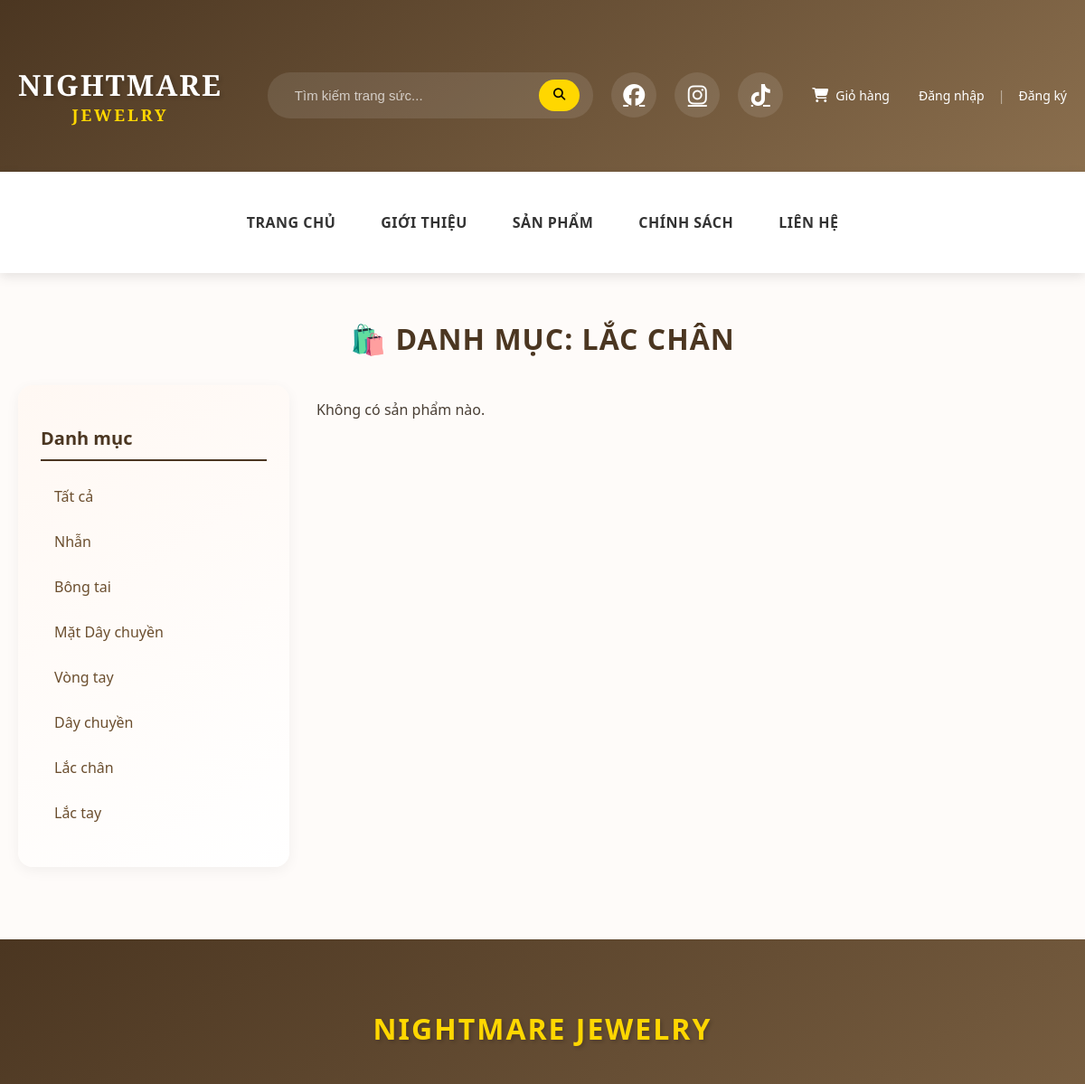
/product.php?category=7 (upper part), run on an earlier commit of the app's database.
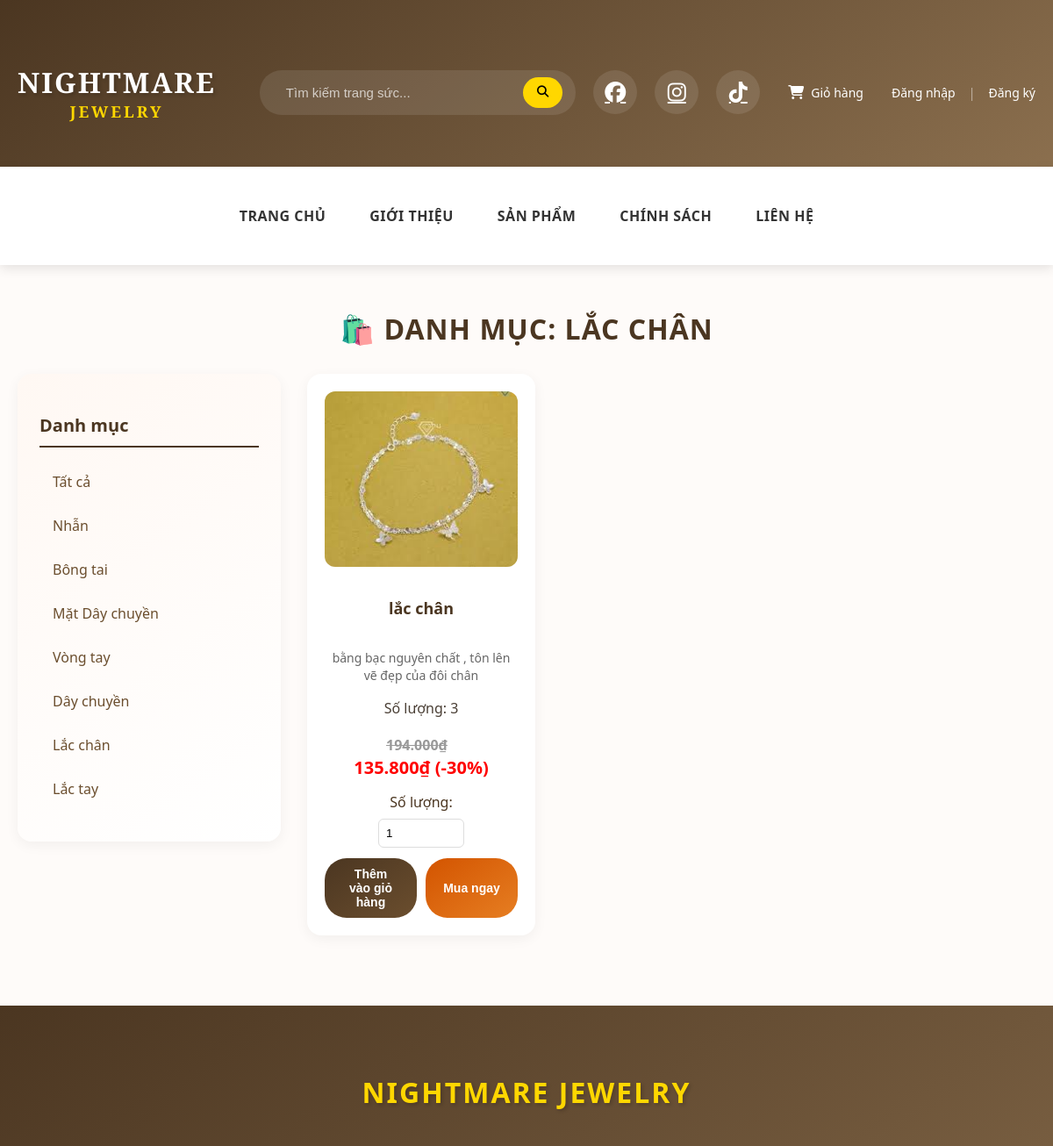
And on a later commit of the database.
### tables this page shows
CREATE TABLE `categories` (
  `id` int(11) NOT NULL,
  `name` varchar(100) NOT NULL
);

CREATE TABLE `products` (
  `id` int(11) NOT NULL,
  `name` varchar(255) NOT NULL,
  `price` decimal(10,2) NOT NULL,
  `description` text DEFAULT NULL,
  `image` varchar(255) DEFAULT NULL,
  `discount` int(11) DEFAULT 0,
  `quantity` int(11) DEFAULT 0,
  `category_id` int(11) DEFAULT NULL,
  `created_at` timestamp NOT NULL DEFAULT current_timestamp()
);

### product.php (the view, shortened to what this page needs)
<?php
include 'header.php';
$category_result = $con->query("SELECT * FROM categories");
$category_id = isset($_GET['category']) ? (int)$_GET['category'] : 0;
$category_name = "Tất cả Sản phẩm";
if ($category_id > 0) {
    $stmt_name = $con->prepare("SELECT name FROM categories WHERE id = ?");
    $stmt_name->bind_param("i", $category_id);
    $stmt_name->execute();
    $stmt_name->bind_result($category_name_db);
    if ($stmt_name->fetch()) {
        $category_name = "Danh mục: " . htmlspecialchars($category_name_db);
    }
    $stmt = $con->prepare("SELECT * FROM products WHERE category_id = ?");
    $stmt->bind_param("i", $category_id);
    $stmt->execute();
    $products = $stmt->get_result();
} else {
    $products = $con->query("SELECT * FROM products");
}
?>
<link rel="stylesheet" href="css/style.css">
<link rel="stylesheet" href="css/product.css">
<link rel="stylesheet" href="https://cdnjs.cloudflare.com/ajax/libs/animate.css/4.1.1/animate.min.css">
<div class="container">
    <h1>🛍️ <?= $category_name ?></h1>
    <div class="main-content">
        <aside class="sidebar">
            <h3>Danh mục</h3>
            <ul>
                <li><a href="product.php">Tất cả</a></li>
                <?php $category_result->data_seek(0); while ($cat = $category_result->fetch_assoc()): ?>
                    <li><a href="product.php?category=<?= $cat['id'] ?>"><?= htmlspecialchars($cat['name']) ?></a></li>
                <?php endwhile; ?>
            </ul>
        </aside>
        <div class="product-list">
            <?php if ($products && $products->num_rows > 0): ?>
                <?php while ($p = $products->fetch_assoc()):
                    $product_image = (!empty($p['image']) ?
                        (strpos($p['image'], 'admin/') === 0 ? $p['image'] : 'admin/' . $p['image'])
                        : 'images/default-product.jpg');
                ?>
                    <div class="product-item">
                        <a href="product_detail.php?id=<?= $p['id'] ?>">
                            <img src="<?= htmlspecialchars($product_image) ?>" alt="<?= htmlspecialchars($p['name']) ?>">
                        </a>
                        <h3><?= htmlspecialchars($p['name']) ?></h3>
                        <p class="desc"><?= htmlspecialchars($p['description']) ?></p>
                        <p>Số lượng: <?= $p['quantity'] ?></p>
                        <?php if (!empty($p['discount']) && $p['discount'] > 0): ?>
                            <p class="price">
                                <del><?= number_format($p['price'], 0, ',', '.') ?>₫</del><br>
                                <span style="color:red; font-weight:bold;">
                                    <?= number_format($p['price'] * (1 - $p['discount'] / 100), 0, ',', '.') ?>₫
                                    (-<?= $p['discount'] ?>%)
                                </span>
                            </p>
                        <?php else: ?>
                            <p class="price"><?= number_format($p['price'], 0, ',', '.') ?>₫</p>
                        <?php endif; ?>
                        <form method="post" class="form-cart">
                            <label for="quantity">Số lượng:</label>
                            <input type="number" name="quantity" min="1" max="<?= $p['quantity'] ?>" value="1" required>
                            <div class="btn-group">
                                <button type="submit" name="add_to_cart" class="btn-cart">Thêm vào giỏ hàng</button>
                                <button type="submit" name="buy_now" class="btn-buy">Mua ngay</button>
                            </div>
                        </form>
                    </div>
                <?php endwhile; ?>
            <?php else: ?>
                <p>Không có sản phẩm nào.</p>
            <?php endif; ?>
        </div>
    </div>
</div>
<?php include 'footer.php'; ?>

What changed in the data, as far as the page shows it:
added products: image (picture), name "lắc chân", description "bằng bạc nguyên chất , tôn lên vẽ đẹp của đôi chân", quantity "3", price "194.000", $p['price'] * (1 - $p['discount'] / 100) "135.800", discount "30"
Also different on the page:
text no longer shown: "Không có sản phẩm nào."
